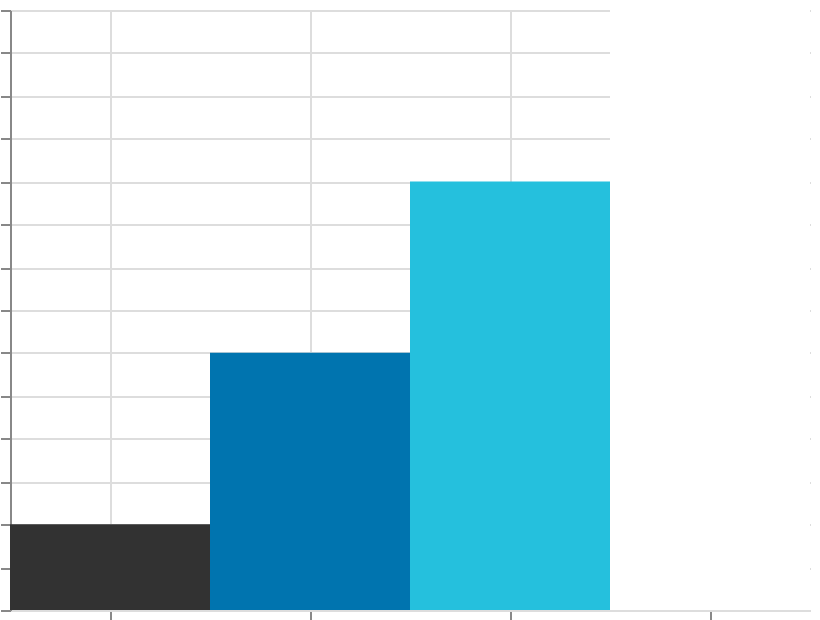

Specify this chart in Vega-Lite:
### Vega specification from a JSON file in a GitHub repository (floating-point values rounded to 4 significant figures)
{"$schema": "https://vega.github.io/schema/vega/v6.json", "width": 400, "height": 300, "padding": 5, "autosize": "none", "data": [{"name": "table", "values": [{"cat": "A", "val": 10}, {"cat": "B", "val": 30}, {"cat": "C", "val": 50}, {"cat": "D", "val": 70}]}], "scales": [{"name": "x", "type": "band", "domain": {"data": "table", "field": "cat", "sort": true}, "range": "width"}, {"name": "y", "type": "linear", "domain": {"data": "table", "field": "val"}, "range": [{"signal": "height"}, 0], "zero": true, "nice": true}, {"name": "color", "type": "linear", "domain": {"data": "table", "field": "val"}, "range": {"scheme": "darkblue"}}], "marks": [{"type": "rect", "from": {"data": "table"}, "encode": {"update": {"x": {"scale": "x", "field": "cat"}, "width": {"scale": "x", "band": 1}, "y": {"scale": "y", "field": "val"}, "y2": {"scale": "y", "value": 0}, "fill": {"scale": "color", "field": "val"}}}}], "axes": [{"scale": "x", "orient": "bottom", "grid": true, "labels": false}, {"scale": "y", "orient": "left", "grid": true, "labels": false}], "legends": [{"fill": "color"}]}
